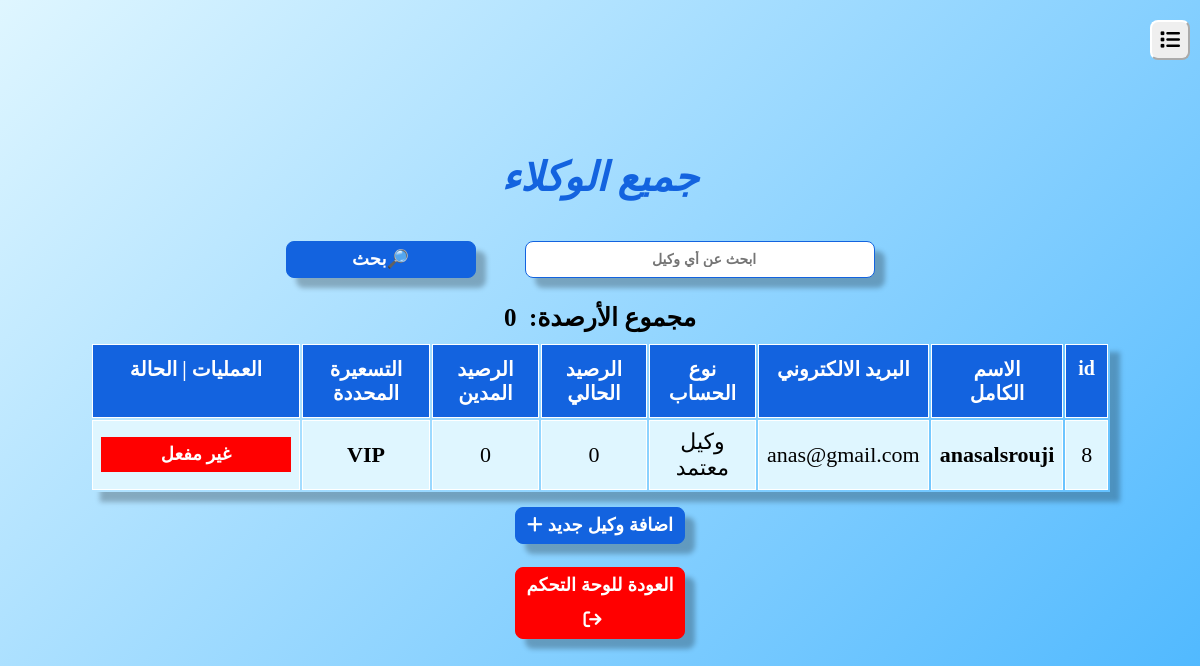
/wakeel.php, run on the app's committed database.
### tables this page shows
CREATE TABLE `allaccount` (
  `id` int(11) NOT NULL,
  `fullname` varchar(200) NOT NULL,
  `a_email` varchar(200) NOT NULL,
  `a_password` varchar(100) NOT NULL,
  `a_address` varchar(250) NOT NULL,
  `a_phone` bigint(20) NOT NULL,
  `kind` tinyint(1) NOT NULL,
  `real_cash` int(11) NOT NULL DEFAULT 0,
  `image_cash` int(11) NOT NULL DEFAULT 0,
  `deff_id` int(11) NOT NULL,
  `status` tinyint(1) NOT NULL DEFAULT 0
);

CREATE TABLE `price_type` (
  `deff_id` int(11) NOT NULL,
  `price_type_name` varchar(200) NOT NULL,
  `status` tinyint(1) NOT NULL DEFAULT 0
);

### wakeelselect.php (the view, shortened to what this page needs)
<?php
include 'conn.php';
$sql = "SELECT * FROM allaccount WHERE kind = 1";
$query = mysqli_query($conn, $sql);
if (mysqli_num_rows($query) > 0) {
    while ($result = mysqli_fetch_assoc($query)) {
        $id = $result['id'];
        $deff = $result['deff_id'];
?>
        <tr>
            <td data-label="id"><?php echo $result['id']; ?></td>
            <td data-label="الاسم الكامل"><a href="profile.php?id=<?php echo $result['id']; ?>" style="text-decoration: none; color: black; font-weight: bolder;"><?php echo $result['fullname']; ?></a></td>
            <td data-label="البريد الالكتروني"><?php echo $result['a_email']; ?></td>
            <td data-label="نوع الحساب"><?php echo "وكيل معتمد"; ?></td>
            <td data-label="الرصيد الحالي"><?php echo $result['real_cash']; ?></td>
            <td data-label="الرصيد المدين"><?php echo $result['image_cash']; ?></td>
            <td data-label="التسعيرة المحددة">
                <?php
                    $sql2 = "SELECT * FROM price_type WHERE deff_id = '$deff'";
                    $query2 = mysqli_query($conn,$sql2);
                        while($res = mysqli_fetch_assoc($query2)){
                            ?>
                            <a href="factory_management.php?id=<?php echo $deff;?>" style="text-decoration: none; color: black; font-weight: bolder;"><?php echo $name = $res['price_type_name'];?></a>
                            <?php
                        }
                ?>
            </td>
            <td data-label="العمليات | الحالة">
                <?php
                if ($result['status'] == 1) {
                    echo "<a href='personstatus.php?id=$id' class='btn'   style='width: 190px;'>" . "مفعل" . "</a>";
                } else {
                    echo "<a href='persondown.php?id=$id' class='btn' style='background-color:red; width: 190px;'>غير مفعل</a>";
                }
                ?>
            </td>
        </tr>
<?php
    }
} else {
    echo "<div style='text-align:center; padding:5px; font-size: 25px; font-weight:bold; font-style:italic;'>" . "لا يوجد وكلاء حاليا" . "</div>";
}
?>

### css/wakeelstyle.css (style rules this page uses)
* { padding: 0; margin: 0; box-sizing: border-box; }
body { background: linear-gradient(100deg, #DFF6FF, #47B5FF); color: black; min-height: 100vh; display: flex; margin: 0; }
.table tbody tr td { font-size: 22px; font-weight: normal; color: black; padding: 8px; text-align: center; border: 1px solid white; }
.table tbody tr td { background-color: #DFF6FF; }
.table tbody tr td .btn { width: 100px; text-decoration: none; line-height: 35px; display: inline-block; background-color: #1363DF; font-weight: bolder; color: white; text-align: center; vertical-align: middle; user-select: none; border: 2px solid none; font-size: 18px; opacity: 1; }

### css/dashboardstyle.css (style rules this page uses)
* { padding: 0; margin: 0; }
body { background: linear-gradient(135deg, #DFF6FF, #47B5FF); color: black; display: flex; min-height: 100vh; margin: 0; }

### data on the page
allaccount: id "8", fullname "anasalsrouji", a_email "anas@gmail.com", real_cash "0", image_cash "0"
price_type: price_type_name "VIP"

### other printed values
$r5 "0"
